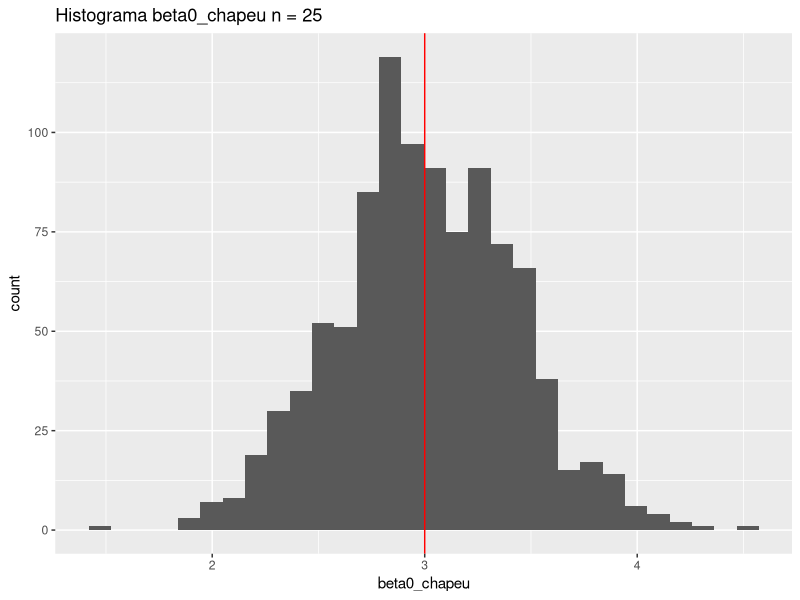
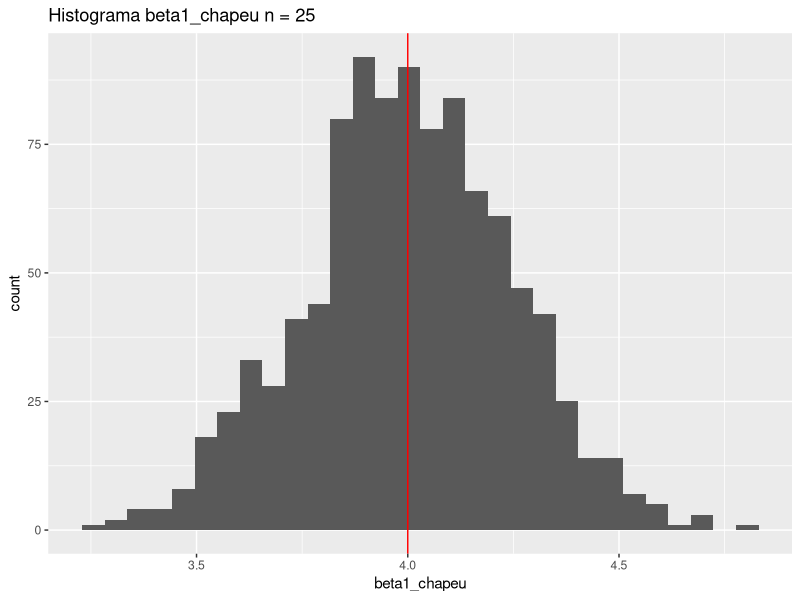
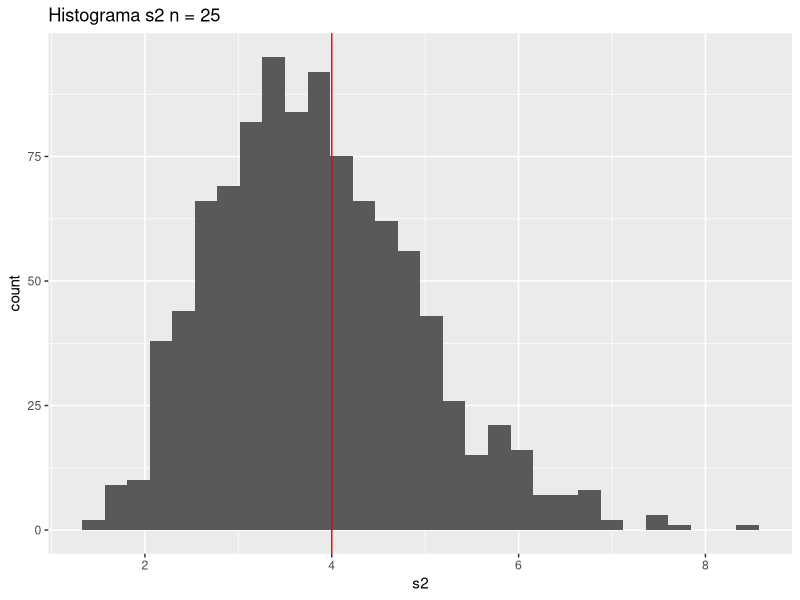
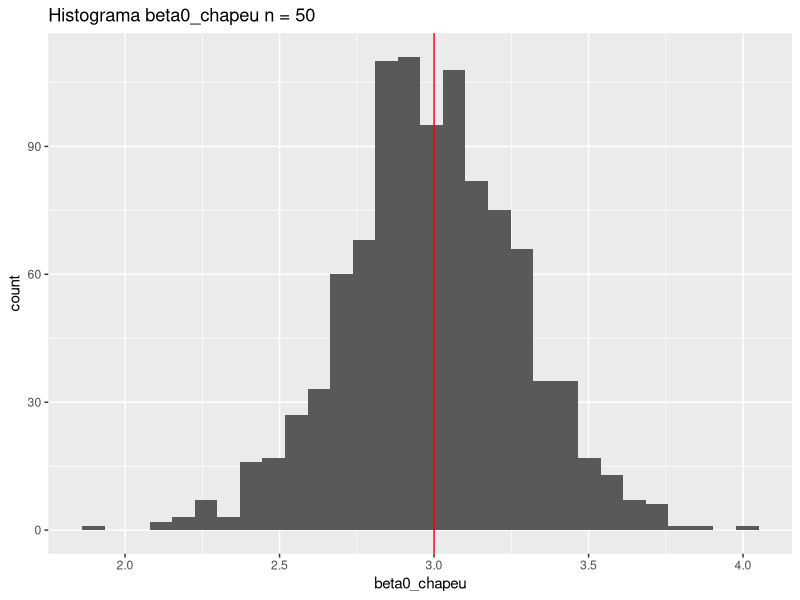
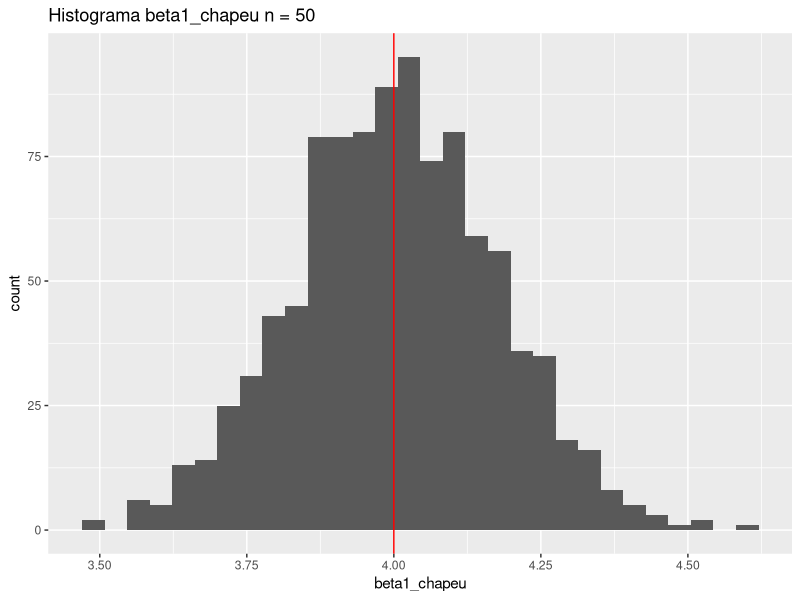
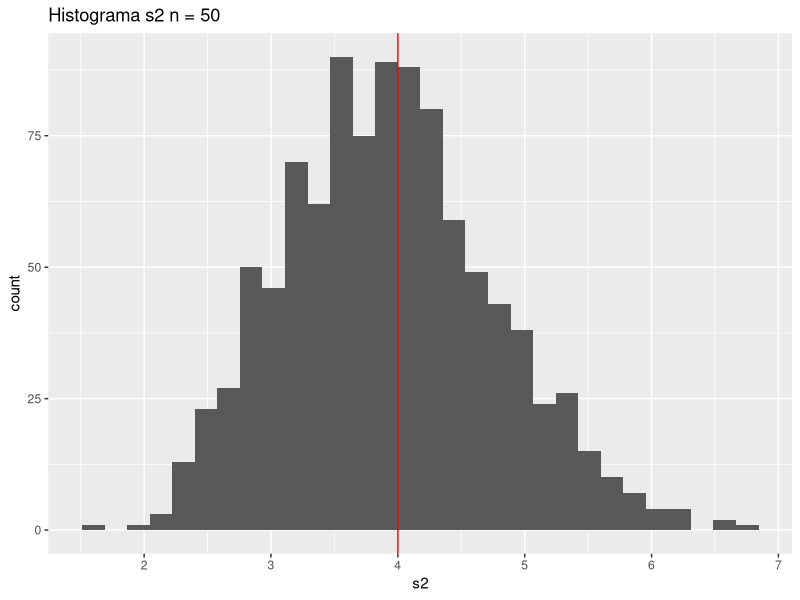
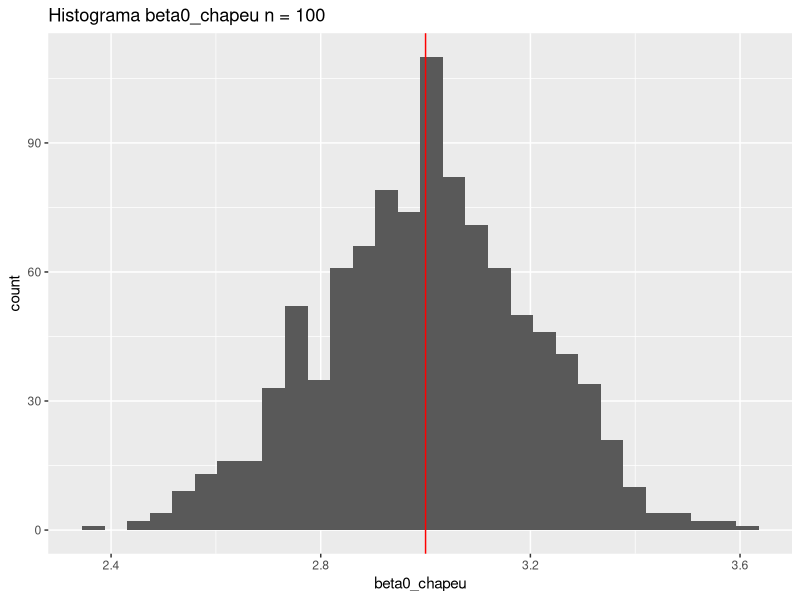
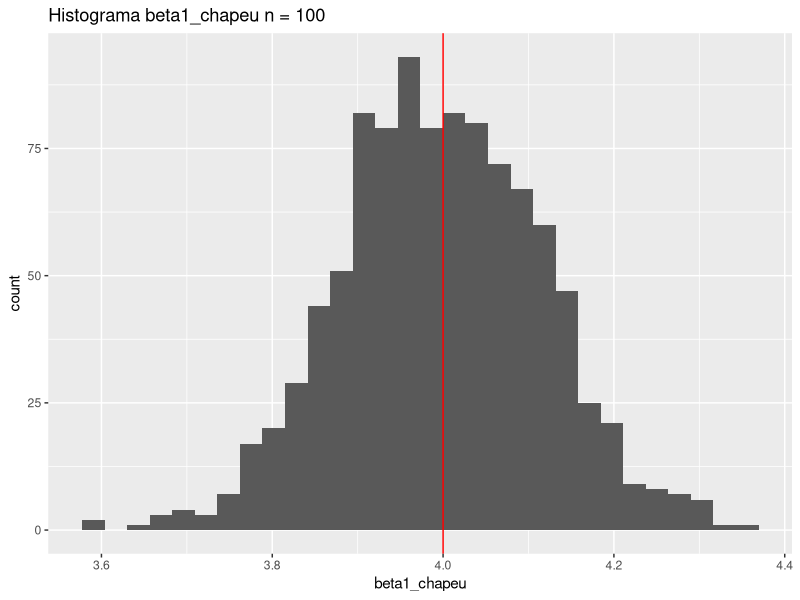

R code for these plots, in order:
## ---- chunk 1

library(tidyverse)
library(dplyr)
library(purrr)
library(tibble)
library(ggplot2)
library(patchwork)
## ---- chunk 2
set.seed(42)

n_values    <- c(25, 50, 100, 500, 1000)
rep         <- 1000
beta0       <- 3
beta1       <- 4
var_epsilon <- 4

retas <- function(n, beta1, beta0) {

  x       <- runif(n, -3, 3)
  epsilon <- rnorm(n, 0, sqrt(var_epsilon))
  y       <- beta0 + beta1 * x + epsilon

  modelo       <- lm(y ~ x)
  beta0_chapeu <- modelo$coefficients[[1]]
  beta1_chapeu <- modelo$coefficients[[2]]
  residuos     <- sum(modelo$residuals^2) / (n - 1)

  summary_model <- summary(modelo)
  t_beta0       <- summary_model$coefficients[1, "t value"]
  p_beta0       <- summary_model$coefficients[1, "Pr(>|t|)"]
  t_beta1       <- summary_model$coefficients[2, "t value"]
  p_beta1       <- summary_model$coefficients[2, "Pr(>|t|)"]

  list(x            = x,
       y            = y,
       beta0_chapeu = beta0_chapeu,
       beta1_chapeu = beta1_chapeu,
       s2           = residuos,
       t_beta0      = t_beta0,
       p_beta0      = p_beta0,
       t_beta1      = t_beta1,
       p_beta1      = p_beta1
    )
}

results <- map(n_values, function(n) {

  amostras    <- map(1:rep, ~ retas(n, beta1, beta0))
  lista_beta0 <- map_dbl(amostras, "beta0_chapeu")
  lista_beta1 <- map_dbl(amostras, "beta1_chapeu")
  lista_s2    <- map_dbl(amostras, "s2")

  lista_t_beta0 <- map_dbl(amostras, "t_beta0")
  lista_p_beta0 <- map_dbl(amostras, "p_beta0")
  lista_t_beta1 <- map_dbl(amostras, "t_beta1")
  lista_p_beta1 <- map_dbl(amostras, "p_beta1")

  betas_estimados <- data.frame(
    beta0_chapeu_mc = lista_beta0,
    beta1_chapeu_mc = lista_beta1,
    s2_mc           = lista_s2,
    t_beta0_mc      = lista_t_beta0,
    p_beta0_mc      = lista_p_beta0,
    t_beta1_mc      = lista_t_beta1,
    p_beta1_mc      = lista_p_beta1
  )

  lista_x <- map(amostras, "x")
  matriz_x <- do.call(cbind, lista_x)

  lista_y <- map(amostras, "y")
  matriz_y <- do.call(cbind, lista_y)

  list(
    n = n,
    betas_estimados = betas_estimados,
    matriz_x = matriz_x,
    matriz_y = matriz_y
  )
})

## ---- chunk 3

plot_histograms <- function(result) {
  n <- result$n
  betas_estimados <- result$betas_estimados

  p1 <- ggplot(betas_estimados, aes(x = beta0_chapeu_mc)) +
    geom_histogram() +
    geom_vline(xintercept = beta0, color = "red") +
    labs(title = paste("Histograma beta0_chapeu n =", n),
         x = "beta0_chapeu")

  p2 <- ggplot(betas_estimados, aes(x = beta1_chapeu_mc)) +
    geom_histogram() +
    geom_vline(xintercept = beta1, color = "red") +
    labs(title = paste("Histograma beta1_chapeu n =", n),
         x = "beta1_chapeu")

  p3 <- ggplot(betas_estimados, aes(x = s2_mc)) +
    geom_histogram() +
    geom_vline(xintercept = var_epsilon, color = "red") +
    labs(title = paste("Histograma s2 n =", n),
         x = "s2")

  print(p1)
  print(p2)
  print(p3)
}

walk(results, plot_histograms)
## ---- chunk 4

compute_summary_stats <- function(betas_estimados) {
  betas_estimados %>%
    summarize(
      mean_beta0_chapeu = mean(beta0_chapeu_mc),
      var_beta0_chapeu = var(beta0_chapeu_mc),
      median_beta0_chapeu = median(beta0_chapeu_mc),

      mean_beta1_chapeu = mean(beta1_chapeu_mc),
      var_beta1_chapeu = var(beta1_chapeu_mc),
      median_beta1_chapeu = median(beta1_chapeu_mc),

      mean_s2 = mean(s2_mc),
      var_s2 = var(s2_mc),
      median_s2 = median(s2_mc),

      #mean_t_beta0 = mean(t_beta0_mc),
      #var_t_beta0 = var(t_beta0_mc),
      #median_t_beta0 = median(t_beta0_mc),

      #mean_p_beta0 = mean(p_beta0_mc),
      #var_p_beta0 = var(p_beta0_mc),
      #median_p_beta0 = median(p_beta0_mc),

      #mean_t_beta1 = mean(t_beta1_mc),
      #var_t_beta1 = var(t_beta1_mc),
      #median_t_beta1 = median(t_beta1_mc),

      #mean_p_beta1 = mean(p_beta1_mc),
      #var_p_beta1 = var(p_beta1_mc),
      #median_p_beta1 = median(p_beta1_mc)
    )
}

summary_stats <- map_df(results, function(result) {
  n <- result$n
  betas_estimados <- result$betas_estimados

  stats <- compute_summary_stats(betas_estimados)
  stats %>% mutate(n = n)
})

print(summary_stats)
